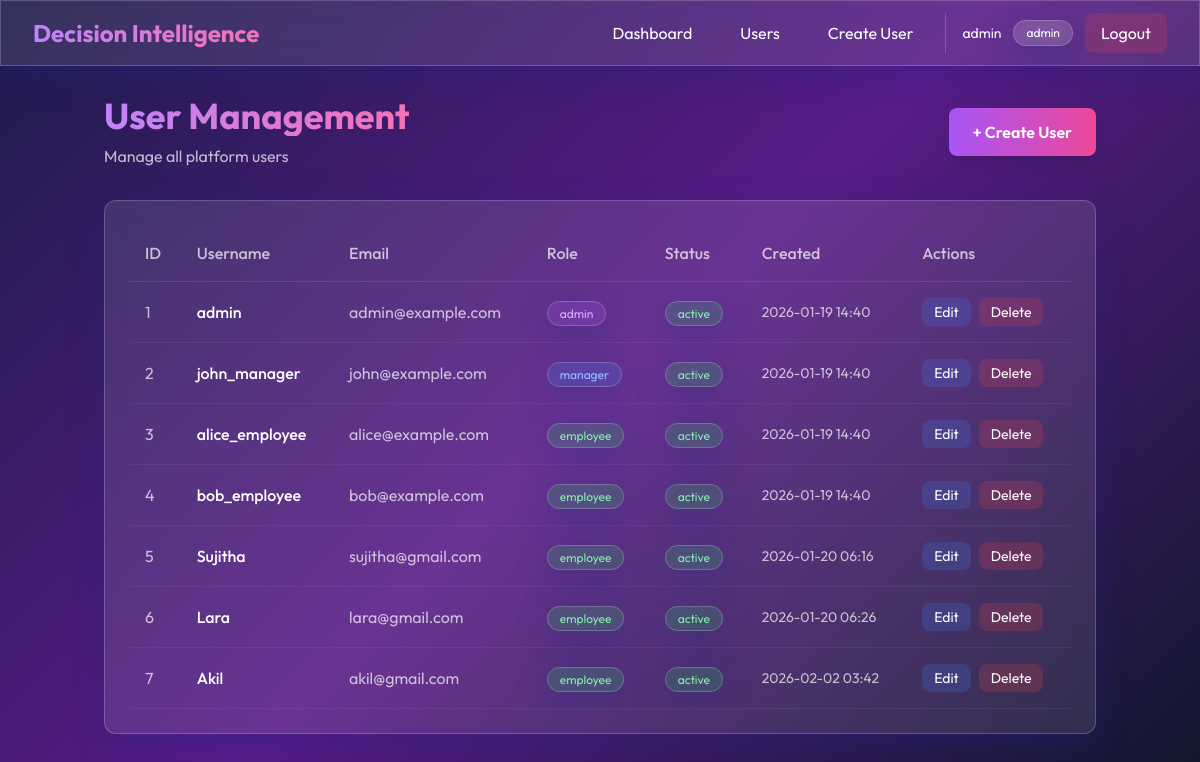
The app's page /admin/users (signed in) with its own data.
### app.py (models this page shows, shortened)
class User(UserMixin, db.Model):
    id = db.Column(db.Integer, primary_key=True)
    username = db.Column(db.String(80), unique=True, nullable=False)
    email = db.Column(db.String(120), unique=True, nullable=False)
    password_hash = db.Column(db.String(200), nullable=False)
    role = db.Column(db.String(20), nullable=False)  # admin, manager, employee
    status = db.Column(db.String(20), default='active')
    created_at = db.Column(db.DateTime, default=datetime.utcnow)
    decisions = db.relationship('Decision', backref='creator', lazy=True)
    alerts = db.relationship('Alert', backref='user', lazy=True)

### app.py (the view)
@app.route('/admin/users')
@login_required
def admin_users():
    if current_user.role != 'admin':
        return redirect(url_for('landing'))
    users = User.query.all()
    return render_template('admin_users.html', users=users)

### app.py (called while the page is built)
@login_manager.user_loader
def load_user(user_id):
    return User.query.get(int(user_id))

### templates/admin_users.html (shortened to what this page needs)
{% extends "base.html" %}
{% block content %}
<div class="max-w-7xl mx-auto">
    <div class="mb-8 fade-in">
        <div class="flex items-center justify-between">
            <div>
                <h1
                    class="text-4xl font-bold mb-2 bg-gradient-to-r from-purple-400 to-pink-400 bg-clip-text text-transparent">
                </h1>
                <p class="text-white/70">Manage all platform users</p>
            </div>
            <a href="{{ url_for('admin_create_user') }}"
                class="px-6 py-3 rounded-lg bg-gradient-to-r from-purple-500 to-pink-500 hover:from-purple-600 hover:to-pink-600 transition transform hover:scale-105 shadow-lg font-semibold">
                + Create User
            </a>
        </div>
    </div>
    <div class="glass rounded-xl p-6 fade-in" style="animation-delay: 0.1s">
        <div class="overflow-x-auto">
            <table class="w-full">
                <thead>
                    <tr class="border-b border-white/10">
                        <th class="text-left py-4 px-4 text-white/70 font-medium">ID</th>
                        <th class="text-left py-4 px-4 text-white/70 font-medium">Username</th>
                        <th class="text-left py-4 px-4 text-white/70 font-medium">Email</th>
                        <th class="text-left py-4 px-4 text-white/70 font-medium">Role</th>
                        <th class="text-left py-4 px-4 text-white/70 font-medium">Status</th>
                        <th class="text-left py-4 px-4 text-white/70 font-medium">Created</th>
                        <th class="text-left py-4 px-4 text-white/70 font-medium">Actions</th>
                    </tr>
                </thead>
                <tbody>
                    {% for user in users %}
                    <tr class="border-b border-white/5 hover:bg-white/5 transition">
                        <td class="py-4 px-4 text-white/70">{{ user.id }}</td>
                        <td class="py-4 px-4 font-medium">{{ user.username }}</td>
                        <td class="py-4 px-4 text-white/70">{{ user.email }}</td>
                        <td class="py-4 px-4">
                            <span class="px-3 py-1 rounded-full text-xs glass
                                {% if user.role == 'admin' %}bg-purple-500/20 text-purple-300
                                {% elif user.role == 'manager' %}bg-blue-500/20 text-blue-300
                                {% else %}bg-green-500/20 text-green-300{% endif %}">
                                {{ user.role }}
                            </span>
                        </td>
                        <td class="py-4 px-4">
                            <span class="px-3 py-1 rounded-full text-xs glass
                                {% if user.status == 'active' %}bg-green-500/20 text-green-300
                                {% else %}bg-red-500/20 text-red-300{% endif %}">
                                {{ user.status }}
                            </span>
                        </td>
                        <td class="py-4 px-4 text-white/70 text-sm">{{ user.created_at.strftime('%Y-%m-%d %H:%M') }}
                        </td>
                        <td class="py-4 px-4">
                            <div class="flex gap-2">
                                <a href="{{ url_for('admin_edit_user', user_id=user.id) }}"
                                    class="px-3 py-1 rounded-lg bg-blue-500/20 hover:bg-blue-500/30 transition text-sm">
                                    Edit
                                </a>
                                <button onclick="confirmDelete({{ user.id }}, '{{ user.username }}')"
                                    class="px-3 py-1 rounded-lg bg-red-500/20 hover:bg-red-500/30 transition text-sm">
                                    Delete
                                </button>
                            </div>
                        </td>
                    </tr>
                    {% endfor %}
                </tbody>
            </table>
        </div>
    </div>
</div>
{% endblock %}

### templates/base.html (shortened to what this page needs)
<!DOCTYPE html>
<html lang="en">
<head>
    <script src="https://cdn.tailwindcss.com"></script>
</head>
<body class="text-white">
    {% if current_user.is_authenticated %}
    <nav class="glass fixed top-0 left-0 right-0 z-50">
        <div class="max-w-7xl mx-auto px-4 sm:px-6 lg:px-8">
            <div class="flex justify-between items-center h-16">
                <div class="flex items-center">
                    <h1
                        class="text-2xl font-bold bg-gradient-to-r from-purple-400 to-pink-400 bg-clip-text text-transparent">
                    </h1>
                </div>
                <div class="hidden md:flex items-center space-x-4">
                    {% block nav_links %}
                    {% if current_user.role == 'admin' %}
                    <a href="{{ url_for('admin_dashboard') }}"
                        class="px-4 py-2 rounded-lg hover:bg-white/10 transition">Dashboard</a>
                    <a href="{{ url_for('admin_users') }}"
                        class="px-4 py-2 rounded-lg hover:bg-white/10 transition">Users</a>
                    <a href="{{ url_for('admin_create_user') }}"
                        class="px-4 py-2 rounded-lg hover:bg-white/10 transition">Create User</a>
                    {% endif %}
                    {% endblock %}
                    <div class="flex items-center space-x-3 ml-4 pl-4 border-l border-white/20">
                        <span class="text-sm">{{ current_user.username }}</span>
                        <span class="px-3 py-1 rounded-full text-xs glass">{{ current_user.role }}</span>
                        <a href="{{ url_for('logout') }}"
                            class="px-4 py-2 bg-red-500/20 hover:bg-red-500/30 rounded-lg transition">Logout</a>
                    </div>
                </div>
            </div>
        </div>
    </nav>
    <div class="h-16"></div>
    {% endif %}
    <main class="{% if current_user.is_authenticated %}container mx-auto px-4 py-8{% endif %}">
        {% block content %}{% endblock %}
    </main>
</body>
</html>

### templates/base.html (style rules this page uses)
* { font-family: 'Outfit', sans-serif; }
body { background: linear-gradient(135deg, #1e1b4b 0%, #581c87 50%, #0f172a 100%); min-height: 100vh; background-attachment: fixed; }
.glass { background: rgba(255, 255, 255, 0.1); backdrop-filter: blur(10px); -webkit-backdrop-filter: blur(10px); border: 1px solid rgba(255, 255, 255, 0.2); box-shadow: 0 8px 32px 0 rgba(31, 38, 135, 0.37); }
.fade-in { animation: fadeIn 0.6s ease-out forwards; }
tbody tr { transition: all 0.3s ease; }
button, a.px-3 { transition: all 0.3s ease; }

### records on screen
User: username "admin", role "admin", id "1", email "admin@example.com", status "active", created_at "2026-01-19 14:40"
User: id "2", username "john_manager", email "john@example.com", role "manager", status "active", created_at "2026-01-19 14:40"
User: id "3", username "alice_employee", email "alice@example.com", role "employee", status "active", created_at "2026-01-19 14:40"
User: id "4", username "bob_employee", email "bob@example.com", role "employee", status "active", created_at "2026-01-19 14:40"
User: id "5", username "Sujitha", email "sujitha@gmail.com", role "employee", status "active", created_at "2026-01-20 06:16"
User: id "6", username "Lara", email "lara@gmail.com", role "employee", status "active", created_at "2026-01-20 06:26"
User: id "7", username "Akil", email "akil@gmail.com", role "employee", status "active", created_at "2026-02-02 03:42"
